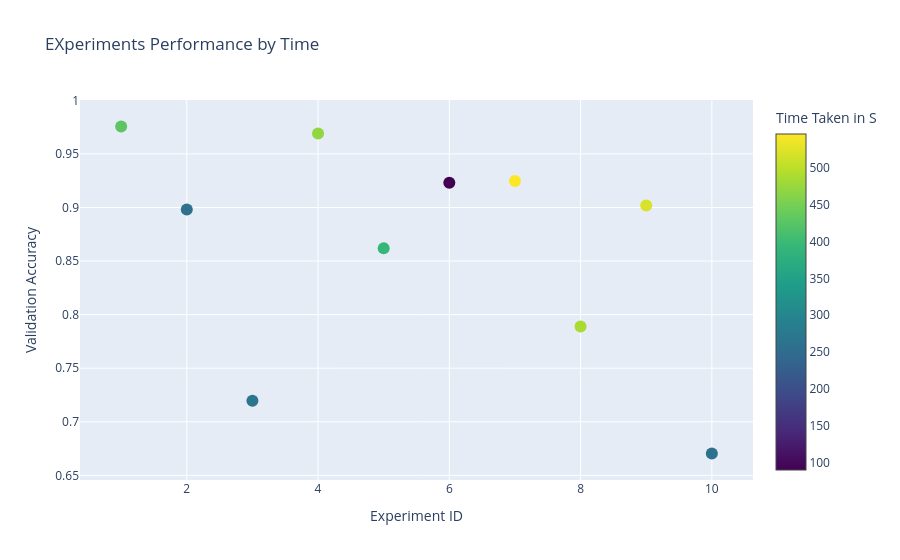

Here is the notebook cell this chart was saved with:
### Markdown cell above
***
* ### *Bar chart shows more or less decent performance on all experiments in regards to accuracy*
* ### *However, time is not shown as a feature therefore, the bar chart is only shown to visualize the difference in accuracy and loss*
***

### Code cell
fig2 = go.Figure(
	data=go.Scatter(x=ex_table.index, y=ex_table['val_accuracy'], mode='markers', marker=dict(
		size=12,
		color=ex_table['time/s'],
		colorscale='Viridis',
		colorbar=dict(title='Time Taken in S')
	),text = ex_table['description'])
)
fig2.update_layout(
	title = 'EXperiments Performance by Time',
	xaxis = dict(title='Experiment ID'),
	yaxis =dict(title='Validation Accuracy')
)
fig2.show()

### Figure 1 — Plotly figure (JSON) as saved in the notebook; plotly's stock layout.template omitted (floating-point values rounded to 4 significant figures)
{"data": [{"marker": {"color": [428, 257, 268, 470, 394, 90, 546, 487, 519, 260], "colorbar": {"title": {"text": "Time Taken in S"}}, "colorscale": [[0, "#440154"], [0.1111, "#482878"], [0.2222, "#3e4989"], [0.3333, "#31688e"], [0.4444, "#26828e"], [0.5556, "#1f9e89"], [0.6667, "#35b779"], [0.7778, "#6ece58"], [0.8889, "#b5de2b"], [1, "#fde725"]], "size": 12}, "mode": "markers", "text": ["Base Model", "Added BatchNormalization Layers", "Added Dropout Layers", "Added Extra Convolutional Layer", "Changed Optimizer to RMSprop", "Discarded Augmentation on the Training Set (experiment_id: 4 model architecture)", "Increased Dense Layer Nodes to 512 (experiment_id: 4 model architecture)", "Reduce Batch Size from 32 to 16 (experiment_id: 4 model architecture)", "Split the Dense Layer by a factor of 2 (experiment_id: 4 model architecture)", "Change Activation function to tanh for all layers (experiment_id: 4 model architecture)"], "type": "scatter", "x": [1, 2, 3, 4, 5, 6, 7, 8, 9, 10], "y": [0.9756, 0.8981, 0.7197, 0.969, 0.862, 0.923, 0.9247, 0.7889, 0.9019, 0.6704]}], "layout": {"autosize": true, "title": {"text": "EXperiments Performance by Time"}, "xaxis": {"autorange": true, "range": [0.4019, 10.6], "title": {"text": "Experiment ID"}, "type": "linear"}, "yaxis": {"autorange": true, "range": [0.6361, 1.01], "title": {"text": "Validation Accuracy"}, "type": "linear"}}}
